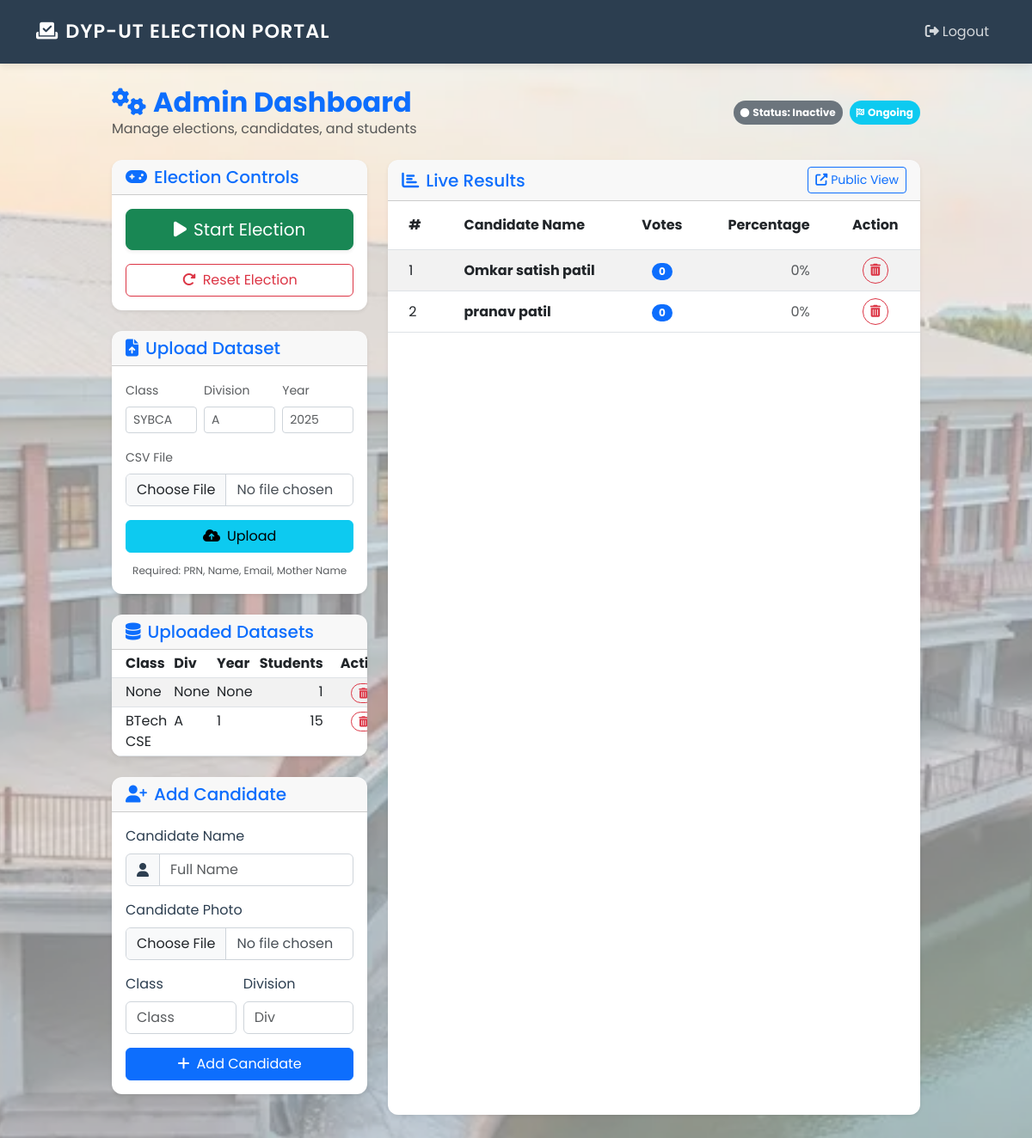
The page /admin (signed in) on the database its author committed.
### app.py (models this page shows)
class User(db.Model):
    id = db.Column(db.Integer, primary_key=True)
    prn = db.Column(db.String(13), unique=True, nullable=False) # 13 digit PRN
    name = db.Column(db.String(100))
    mobile = db.Column(db.String(15))
    email = db.Column(db.String(120)) # Added email field
    mother_name = db.Column(db.String(100))
    class_name = db.Column(db.String(50))
    division = db.Column(db.String(10))
    year = db.Column(db.String(20)) # e.g. "2023-2024" or "First Year"
    password = db.Column(db.String(255)) # Increased length for security/compatibility
    role = db.Column(db.String(10), default='student') # 'student' or 'admin'
    has_voted = db.Column(db.Boolean, default=False)

class Candidate(db.Model):
    id = db.Column(db.Integer, primary_key=True)
    name = db.Column(db.String(100), nullable=False)
    class_name = db.Column(db.String(50))
    division = db.Column(db.String(10))
    photo_url = db.Column(db.String(200)) # Placeholder for image path
    votes = db.Column(db.Integer, default=0)

### app.py (the view)
@app.route('/admin')
def admin_dashboard():
    if 'user_id' not in session:
        return redirect(url_for('index'))
    user = User.query.get(session['user_id'])
    if user.role != 'admin':
        return redirect(url_for('vote_page'))
    candidates = Candidate.query.order_by(Candidate.votes.desc(), Candidate.name).all()
    state = ElectionState.query.first()
    datasets = db.session.query(
        User.class_name,
        User.division,
        User.year,
        db.func.count(User.id).label('count')
    ).filter_by(role='student').group_by(User.class_name, User.division, User.year).all()
    return render_template('admin.html', candidates=candidates, state=state, datasets=datasets)

### templates/admin.html (shortened to what this page needs)
{% extends "layout.html" %}
{% block content %}
<div class="d-flex justify-content-between align-items-center mb-4">
    <div>
        <h2 class="fw-bold mb-0 text-primary"><i class="fas fa-cogs me-2"></i>Admin Dashboard</h2>
        <p class="text-muted mb-0">Manage elections, candidates, and students</p>
    </div>
    <div class="d-flex gap-2">
        <span class="badge {% if state.is_active %}bg-success{% else %}bg-secondary{% endif %} p-2 d-flex align-items-center rounded-pill">
            <i class="fas fa-circle me-1 small"></i> Status: {% if state.is_active %}Active{% else %}Inactive{% endif %}
        </span>
        <span class="badge {% if state.is_finished %}bg-danger{% else %}bg-info{% endif %} p-2 d-flex align-items-center rounded-pill">
            <i class="fas fa-flag-checkered me-1 small"></i> {% if state.is_finished %}Finished{% else %}Ongoing{% endif %}
        </span>
    </div>
</div>
<div class="row">
    <div class="col-lg-4 animate__animated animate__fadeInLeft">
        <div class="card shadow-sm mb-4">
            <div class="card-header">
                <h5 class="mb-0 text-primary"><i class="fas fa-gamepad me-2"></i>Election Controls</h5>
            </div>
            <div class="card-body d-grid gap-2">
                {% if not state.is_active and not state.is_finished %}
                    <form action="/admin/toggle_election" method="POST">
                        <button class="btn btn-success w-100 btn-lg shadow-sm"><i class="fas fa-play me-2"></i>Start Election</button>
                    </form>
                {% elif state.is_active %}
                    <form action="/admin/toggle_election" method="POST">
                        <input type="hidden" name="action" value="stop">
                        <button class="btn btn-warning w-100 btn-lg shadow-sm"><i class="fas fa-stop me-2"></i>Stop Election</button>
                    </form>
                {% endif %}
                <form action="/admin/toggle_election" method="POST" onsubmit="return confirm('WARNING: This will delete all votes! Continue?')">
                    <button class="btn btn-outline-danger w-100 mt-2"><i class="fas fa-redo-alt me-2"></i>Reset Election</button>
                </form>
            </div>
        </div>
        <div class="card shadow-sm mb-4">
            <div class="card-header">
                <h5 class="mb-0 text-primary"><i class="fas fa-file-upload me-2"></i>Upload Dataset</h5>
            </div>
            <div class="card-body">
                <form action="/admin/upload_dataset" method="POST" enctype="multipart/form-data">
                    <div class="row g-2 mb-3">
                         <div class="col-4">
                              <label class="form-label small text-muted">Class</label>
                              <input type="text" name="class_name" class="form-control form-control-sm" required placeholder="SYBCA">
                         </div>
                         <div class="col-4">
                              <label class="form-label small text-muted">Division</label>
                              <input type="text" name="division" class="form-control form-control-sm" required placeholder="A">
                         </div>
                         <div class="col-4">
                              <label class="form-label small text-muted">Year</label>
                              <input type="text" name="year" class="form-control form-control-sm" required placeholder="2025">
                         </div>
                    </div>
                    <div class="mb-3">
                        <label class="form-label small text-muted">CSV File</label>
                        <input type="file" name="file" class="form-control" required accept=".csv">
                    </div>
                    <button type="submit" class="btn btn-info w-100"><i class="fas fa-cloud-upload-alt me-2"></i>Upload</button>
                    <div class="mt-2 text-center">
                        <small class="text-muted" style="font-size: 0.75rem;">Required: PRN, Name, Email, Mother Name</small>
                    </div>
                </form>
            </div>
        </div>
        <div class="card shadow-sm mb-4">
            <div class="card-header">
                <h5 class="mb-0 text-primary"><i class="fas fa-database me-2"></i>Uploaded Datasets</h5>
            </div>
            <div class="card-body p-0">
                <div class="table-responsive">
                    <table class="table table-sm table-striped mb-0">
                        <thead class="bg-light">
                            <tr>
                                <th class="ps-3">Class</th>
                                <th>Div</th>
                                <th>Year</th>
                                <th class="text-end pe-3">Students</th>
                                <th class="text-center">Action</th>
                            </tr>
                        </thead>
                        <tbody>
                            {% if datasets %}
                                {% for ds in datasets %}
                                <tr>
                                    <td class="ps-3">{{ ds.class_name }}</td>
                                    <td>{{ ds.division }}</td>
                                    <td>{{ ds.year }}</td>
                                    <td class="text-end pe-3">{{ ds[3] }}</td>
                                    <td class="text-center">
                                        <form action="/admin/delete_dataset" method="POST" onsubmit="return confirm('Are you sure you want to delete the dataset for {{ ds.class_name }} - {{ ds.division }}? This will remove all associated students.');">
                                            <button type="submit" class="btn btn-sm btn-outline-danger rounded-pill py-0" title="Delete Dataset">
                                                <i class="fas fa-trash-alt small"></i>
                                            </button>
                                        </form>
                                    </td>
                                </tr>
                                {% endfor %}
                            {% else %}
                                <tr>
                                    <td colspan="5" class="text-center text-muted py-3">No datasets uploaded</td>
                                </tr>
                            {% endif %}
                        </tbody>
                    </table>
                </div>
            </div>
        </div>
        <div class="card shadow-sm mb-4">
            <div class="card-header">
                <h5 class="mb-0 text-primary"><i class="fas fa-user-plus me-2"></i>Add Candidate</h5>
            </div>
            <div class="card-body">
                <form action="/admin/add_candidate" method="POST" enctype="multipart/form-data">
                    <div class="mb-3">
                        <label class="form-label">Candidate Name</label>
                        <div class="input-group">
                            <span class="input-group-text bg-light"><i class="fas fa-user"></i></span>
                            <input type="text" name="name" class="form-control" required placeholder="Full Name">
                        </div>
                    </div>
                    <div class="mb-3">
                        <label class="form-label">Candidate Photo</label>
                        <input type="file" name="photo" class="form-control" accept="image/*">
                    </div>
                    <div class="row g-2 mb-3">
                        <div class="col-6">
                             <label class="form-label">Class</label>
                             <input type="text" name="class_name" class="form-control" required placeholder="Class">
                        </div>
                        <div class="col-6">
                             <label class="form-label">Division</label>
                             <input type="text" name="division" class="form-control" required placeholder="Div">
                        </div>
                    </div>
                    <button type="submit" class="btn btn-primary w-100"><i class="fas fa-plus me-2"></i>Add Candidate</button>
                </form>
            </div>
        </div>
    </div>
    <div class="col-lg-8 animate__animated animate__fadeInRight">
        <div class="card shadow-sm h-100">
            <div class="card-header d-flex justify-content-between align-items-center">
                <h5 class="mb-0 text-primary"><i class="fas fa-chart-bar me-2"></i>Live Results</h5>
                <a href="/results" class="btn btn-sm btn-outline-primary"><i class="fas fa-external-link-alt me-1"></i>Public View</a>
            </div>
            <div class="card-body p-0">
                <div class="table-responsive">
                    <table class="table table-hover table-striped mb-0 align-middle">
                        <thead class="bg-light text-secondary">
                            <tr>
                                <th class="px-4 py-3">#</th>
                                <th class="px-4 py-3">Candidate Name</th>
                                <th class="px-4 py-3 text-center">Votes</th>
                                <th class="px-4 py-3 text-end">Percentage</th>
                                <th class="px-4 py-3 text-center">Action</th>
                            </tr>
                        </thead>
                        <tbody>
                            {% set total_votes = candidates|sum(attribute='votes') %}
                            {% for candidate in candidates %}
                            <tr>
                                <td class="px-4">{{ loop.index }}</td>
                                <td class="px-4 fw-bold">{{ candidate.name }}</td>
                                <td class="px-4 text-center">
                                    <span class="badge bg-primary rounded-pill">{{ candidate.votes }}</span>
                                </td>
                                <td class="px-4 text-end">
                                    {% if total_votes > 0 %}
                                        {% set pct = (candidate.votes / total_votes * 100) | round(1) %}
                                        <div class="d-flex align-items-center justify-content-end">
                                            <span class="me-2">{{ pct }}%</span>
                                            <div class="progress" style="width: 60px; height: 6px;">
                                                <div class="progress-bar" role="progressbar" style="--width: {{ pct }}%; width: var(--width);"></div>
                                            </div>
                                        </div>
                                    {% else %}
                                        <span class="text-muted">0%</span>
                                    {% endif %}
                                </td>
                                <td class="px-4 text-center">
                                    <form action="/admin/delete_candidate/{{ candidate.id }}" method="POST" onsubmit="return confirm('Are you sure you want to delete {{ candidate.name }}?');" class="d-inline">
                                        <button type="submit" class="btn btn-sm btn-outline-danger rounded-pill" title="Delete">
                                            <i class="fas fa-trash-alt"></i>
                                        </button>
                                    </form>
                                </td>
                            </tr>
                            {% else %}
                            <tr>
                                <td colspan="4" class="text-center py-4 text-muted">
                                    No candidates added yet.
                                </td>
                            </tr>
                            {% endfor %}
                        </tbody>
                    </table>
                </div>
            </div>
        </div>
    </div>
</div>
{% endblock %}

### templates/layout.html (shortened to what this page needs)
<!DOCTYPE html>
<html lang="en">
<head>
    <link href="https://cdn.jsdelivr.net/npm/bootstrap@5.3.0/dist/css/bootstrap.min.css" rel="stylesheet">
    <link rel="stylesheet" href="https://cdnjs.cloudflare.com/ajax/libs/font-awesome/6.4.0/css/all.min.css">
    <link rel="stylesheet" href="https://cdnjs.cloudflare.com/ajax/libs/animate.css/4.1.1/animate.min.css"/>
</head>
<body>
    <nav class="navbar navbar-expand-lg navbar-dark fixed-top">
        <div class="container">
            <a class="navbar-brand" href="/"><i class="fas fa-vote-yea me-2"></i>DYP-UT ELECTION PORTAL</a>
            <div class="collapse navbar-collapse" id="navbarNav">
                <ul class="navbar-nav ms-auto align-items-center">
                    {% if session.get('user_id') %}
                        <li class="nav-item">
                            <a class="nav-link" href="/logout"><i class="fas fa-sign-out-alt me-1"></i>Logout</a>
                        </li>
                    {% endif %}
                </ul>
            </div>
        </div>
    </nav>
    <div class="container container-main animate__animated animate__fadeIn">
        {% block content %}{% endblock %}
    </div>
</body>
</html>

### rows shown on the page
User: class_name "BTech CSE", division "A", year "1", id "15"
Candidate: name "Omkar satish patil", votes "0"
Candidate: name "pranav patil", votes "0"

### other values the page prints
{{ ds.class_name }} "None"
{{ ds.division }} "None"
{{ ds.year }} "None"
{{ ds[3] }} "1"
